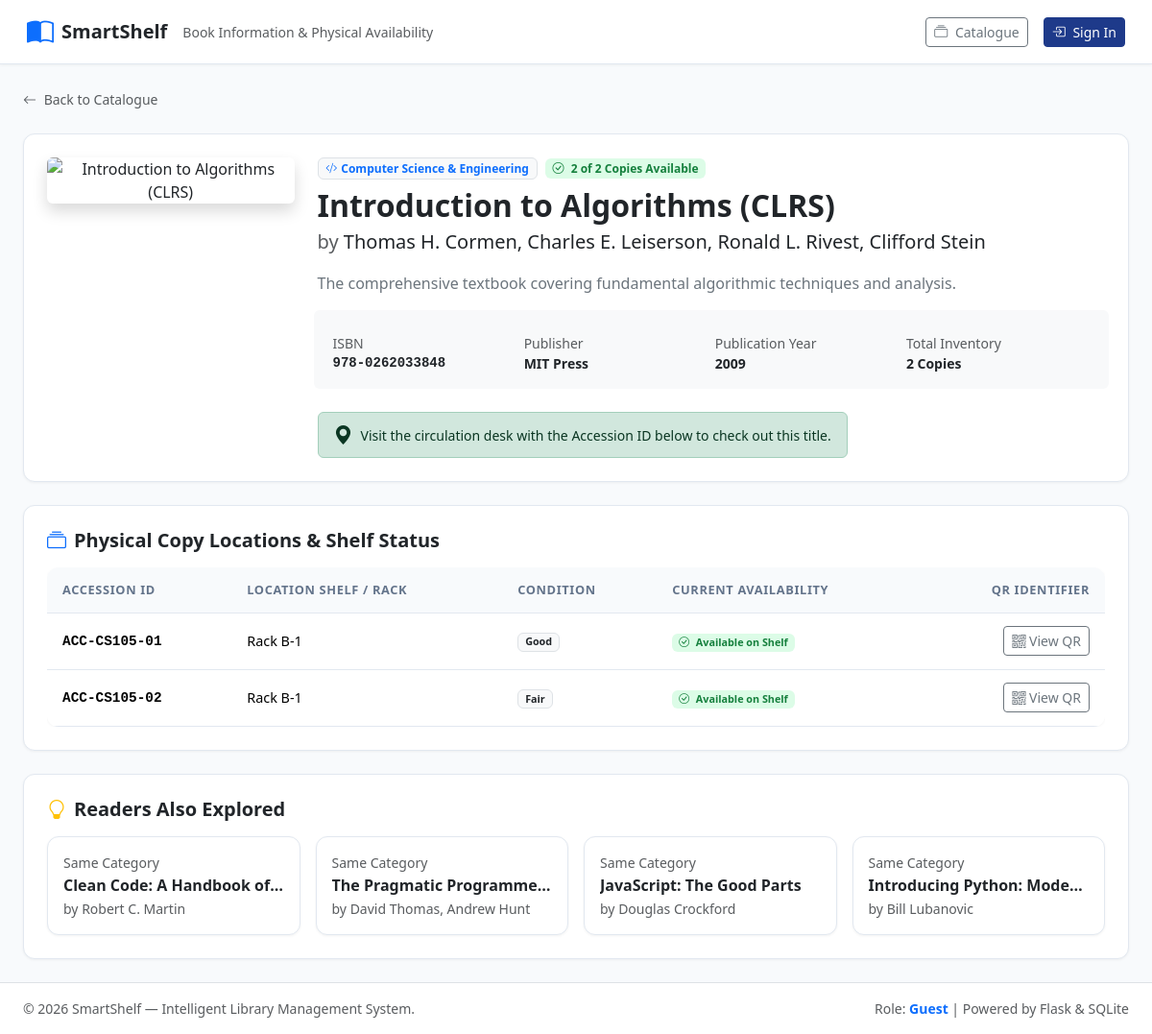
The page /books/5 on the database its author committed.
### tables this page shows
CREATE TABLE categories (
    id INTEGER PRIMARY KEY AUTOINCREMENT,
    name TEXT UNIQUE NOT NULL COLLATE NOCASE,
    description TEXT,
    icon TEXT DEFAULT 'bi-bookmark'
);

CREATE TABLE books (
    id INTEGER PRIMARY KEY AUTOINCREMENT,
    isbn TEXT UNIQUE NOT NULL,
    title TEXT NOT NULL COLLATE NOCASE,
    author TEXT NOT NULL COLLATE NOCASE,
    category_id INTEGER NOT NULL REFERENCES categories(id) ON DELETE RESTRICT,
    publisher TEXT,
    publication_year INTEGER,
    description TEXT,
    cover_image_url TEXT,
    is_deleted INTEGER NOT NULL DEFAULT 0,
    created_at TIMESTAMP DEFAULT CURRENT_TIMESTAMP
);

CREATE TABLE book_copies (
    id INTEGER PRIMARY KEY AUTOINCREMENT,
    book_id INTEGER NOT NULL REFERENCES books(id) ON DELETE CASCADE,
    accession_id TEXT UNIQUE NOT NULL COLLATE NOCASE,
    status TEXT NOT NULL DEFAULT 'available' CHECK(status IN ('available', 'borrowed', 'reserved', 'maintenance', 'lost')),
    location_rack TEXT,
    condition TEXT NOT NULL DEFAULT 'Good',
    is_deleted INTEGER NOT NULL DEFAULT 0,
    created_at TIMESTAMP DEFAULT CURRENT_TIMESTAMP
);

### app.py (the view)
    @books_bp.route("/<int:book_id>")
    def book_detail(book_id):
        book = book_service.get_book_by_id(book_id)
        if not book:
            flash("Book not found.", "danger")
            return redirect(url_for("books.catalogue"))
        copies = book_service.get_copies_for_book(book_id)
        similar = recommendation_service.get_similar_books(book_id)
        return render_template(
            "books/detail.html",
            book=book,
            copies=copies,
            similar_books=similar,
        )

### database.py (called while the page is built)
def get_db_path():
    if current_app:
        return current_app.config.get("DATABASE_PATH", Config.DATABASE_PATH)
    return Config.DATABASE_PATH

def create_connection(db_path=None):
    path = db_path or get_db_path()
    if path != ":memory:":
        parent_dir = Path(path).parent
        parent_dir.mkdir(parents=True, exist_ok=True)
    conn = sqlite3.connect(
        path,
        timeout=15.0,
    )
    conn.row_factory = sqlite3.Row
    conn.execute("PRAGMA foreign_keys = ON;")
    conn.execute("PRAGMA journal_mode = WAL;")
    return conn

def get_db():
    if "db" not in g:
        g.db = create_connection()
    return g.db

def query_db(query, args=(), one=False, conn=None):
    close_after = False
    if conn is None:
        if current_app:
            conn = get_db()
        else:
            conn = create_connection()
            close_after = True
    try:
        cur = conn.execute(query, args)
        rv = cur.fetchall()
        cur.close()
        return (rv[0] if rv else None) if one else rv
    finally:
        if close_after:
            conn.close()

### services/book_service.py (called while the page is built)
def get_book_by_id(book_id):
    query = """
        SELECT b.*,
               c.name AS category_name,
               c.icon AS category_icon,
               COUNT(DISTINCT bc.id) AS total_copies,
               COUNT(DISTINCT CASE WHEN bc.status = 'available' AND bc.is_deleted = 0 THEN bc.id END) AS available_copies
        FROM books b
        JOIN categories c ON b.category_id = c.id
        LEFT JOIN book_copies bc ON b.id = bc.book_id AND bc.is_deleted = 0
        WHERE b.id = ?
        GROUP BY b.id
    """
    return query_db(query, (book_id,), one=True)

def get_copies_for_book(book_id, include_deleted=False):
    query = """
        SELECT bc.*,
               l.id AS active_loan_id,
               l.due_date AS active_due_date,
               u.name AS borrower_name,
               u.email AS borrower_email
        FROM book_copies bc
        LEFT JOIN loans l ON bc.id = l.copy_id AND l.status IN ('active', 'overdue')
        LEFT JOIN users u ON l.user_id = u.id
        WHERE bc.book_id = ?
    """
    if not include_deleted:
        query += " AND bc.is_deleted = 0"
    query += " ORDER BY bc.accession_id ASC"
    return query_db(query, (book_id,))

### templates/books/detail.html (shortened to what this page needs)
{% extends "base.html" %}
{% block page_subtitle %}Book Information & Physical Availability{% endblock %}
{% block content %}
<div class="d-flex flex-column gap-4">
  <div>
    <a href="{{ url_for('books.catalogue') }}" class="text-decoration-none small text-muted">
      <i class="bi bi-arrow-left me-1"></i> Back to Catalogue
    </a>
  </div>
  <div class="card card-custom p-4">
    <div class="row g-4">
      <div class="col-12 col-md-4 col-lg-3 text-center">
        {% if book.cover_image_url %}
          <img src="{{ book.cover_image_url }}" alt="{{ book.title }}" class="img-fluid rounded shadow" style="max-height: 340px; object-fit: cover;"
               onerror="this.onerror=null; this.src='https://images.unsplash.com/photo-1544716278-ca5e3f4abd8c?auto=format&fit=crop&w=400&q=80';">
        {% else %}
          <div class="rounded bg-light d-flex align-items-center justify-content-center text-muted shadow-sm mx-auto" style="width: 200px; height: 280px;">
            <i class="bi bi-book fs-1"></i>
          </div>
        {% endif %}
      </div>
      <div class="col-12 col-md-8 col-lg-9 d-flex flex-column">
        <div class="d-flex flex-wrap align-items-center gap-2 mb-2">
          <span class="badge bg-light text-primary border">
            <i class="bi {{ book.category_icon or 'bi-bookmark' }} me-1"></i>{{ book.category_name }}
          </span>
          {% if book.available_copies > 0 %}
            <span class="badge badge-available">
              <i class="bi bi-check-circle me-1"></i> {{ book.available_copies }} of {{ book.total_copies }} Copies Available
            </span>
          {% else %}
            <span class="badge badge-borrowed">
              <i class="bi bi-exclamation-circle me-1"></i> All Copies Currently Checked Out
            </span>
          {% endif %}
        </div>
        <h2 class="fw-bold text-dark mb-1">{{ book.title }}</h2>
        <div class="fs-5 text-muted mb-3">by <span class="text-dark">{{ book.author }}</span></div>
        <p class="text-secondary mb-4 leading-relaxed">
          {{ book.description or 'No synopsis or description available for this volume.' }}
        </p>
        <div class="row g-2 mb-4 p-3 bg-light rounded small">
          <div class="col-6 col-sm-3">
            <div class="text-muted">ISBN</div>
            <div class="fw-semibold font-monospace">{{ book.isbn }}</div>
          </div>
          <div class="col-6 col-sm-3">
            <div class="text-muted">Publisher</div>
            <div class="fw-semibold">{{ book.publisher or 'N/A' }}</div>
          </div>
          <div class="col-6 col-sm-3">
            <div class="text-muted">Publication Year</div>
            <div class="fw-semibold">{{ book.publication_year or 'N/A' }}</div>
          </div>
          <div class="col-6 col-sm-3">
            <div class="text-muted">Total Inventory</div>
            <div class="fw-semibold">{{ book.total_copies }} Copies</div>
          </div>
        </div>
        <div class="mt-auto d-flex flex-wrap gap-2 align-items-center">
          {% if book.available_copies == 0 %}
            {% if session.get('user_id') and session.get('user_role') == 'member' %}
              <form method="POST" action="{{ url_for('member.reserve_book', book_id=book.id) }}" class="d-inline">
                <input type="hidden" name="csrf_token" value="{{ csrf_token() }}">
                <button type="submit" class="btn btn-warning text-dark fw-bold px-4 py-2">
                  <i class="bi bi-hourglass-split me-1"></i> Reserve This Book (FIFO Queue)
                </button>
              </form>
            {% elif not session.get('user_id') %}
              <a href="{{ url_for('auth.login', next=request.url) }}" class="btn btn-warning text-dark fw-bold px-4 py-2">
                Sign In to Reserve Book
              </a>
            {% endif %}
          {% else %}
            <div class="alert alert-success d-inline-flex align-items-center py-2 px-3 mb-0 small">
              <i class="bi bi-geo-alt-fill me-2 fs-5"></i>
              Visit the circulation desk with the Accession ID below to check out this title.
            </div>
          {% endif %}
        </div>
      </div>
    </div>
  </div>
  <div class="card card-custom p-4">
    <h5 class="fw-bold mb-3"><i class="bi bi-collection text-primary me-2"></i>Physical Copy Locations & Shelf Status</h5>
    <div class="table-responsive">
      <table class="table table-custom align-middle mb-0">
        <thead>
          <tr>
            <th>Accession ID</th>
            <th>Location Shelf / Rack</th>
            <th>Condition</th>
            <th>Current Availability</th>
            <th class="text-end">QR Identifier</th>
          </tr>
        </thead>
        <tbody>
          {% for copy in copies %}
          <tr>
            <td>
              <strong class="font-monospace">{{ copy.accession_id }}</strong>
            </td>
            <td>{{ copy.location_rack or 'Main Stacks' }}</td>
            <td><span class="badge bg-light text-dark border">{{ copy.condition }}</span></td>
            <td>
              {% if copy.status == 'available' %}
                <span class="badge badge-available"><i class="bi bi-check-circle me-1"></i> Available on Shelf</span>
              {% elif copy.status == 'borrowed' %}
                <span class="badge badge-borrowed"><i class="bi bi-clock me-1"></i> Checked Out (Due: {{ copy.active_due_date }})</span>
              {% elif copy.status == 'reserved' %}
                <span class="badge badge-reserved"><i class="bi bi-hourglass-split me-1"></i> Reserved on Hold</span>
              {% else %}
                <span class="badge bg-secondary">{{ copy.status|title }}</span>
              {% endif %}
            </td>
            <td class="text-end">
              <a href="{{ url_for('books.view_qr', accession_id=copy.accession_id) }}" target="_blank" class="btn btn-sm btn-outline-secondary">
                <i class="bi bi-qr-code"></i> View QR
              </a>
            </td>
          </tr>
          {% else %}
          <tr>
            <td colspan="5" class="text-center py-4 text-muted">No physical copies tracked yet.</td>
          </tr>
          {% endfor %}
        </tbody>
      </table>
    </div>
  </div>
  {% if similar_books %}
  <div class="card card-custom p-4">
    <h5 class="fw-bold mb-3"><i class="bi bi-lightbulb text-warning me-2"></i>Readers Also Explored</h5>
    <div class="row g-3">
      {% for sim in similar_books %}
      <div class="col-12 col-sm-6 col-md-3">
        <div class="book-card p-3">
          <div class="small text-muted mb-1">{{ sim.relation_reason }}</div>
          <h6 class="fw-bold text-dark text-truncate mb-1">
            <a href="{{ url_for('books.book_detail', book_id=sim.id) }}" class="text-dark text-decoration-none">
              {{ sim.title }}
            </a>
          </h6>
          <div class="text-muted small">by {{ sim.author }}</div>
        </div>
      </div>
      {% endfor %}
    </div>
  </div>
  {% endif %}
</div>
{% endblock %}

### static/css/style.css (style rules this page uses)
:root { --primary-color: #1e3a8a; --primary-hover: #172554; --secondary-color: #3b82f6; --accent-color: #0ea5e9; --bg-color: #f8fafc; --card-bg: #ffffff; --sidebar-bg: #0f172a; --sidebar-text: #e2e8f0; --sidebar-active: #2563eb; --text-primary: #1e293b; --text-muted: #64748b; --border-color: #e2e8f0; --success-color: #10b981; --warning-color: #f59e0b; --danger-color: #ef4444; --border-radius: 0.75rem; --shadow-sm: 0 1px 3px rgba(0,0,0,0.05); --shadow-md: 0 4px 6px -1px rgba(0,0,0,0.08), 0 2px 4px -2px rgba(0,0,0,0.05); --shadow-lg: 0 10px 15px -3px rgba(0,0,0,0.08), 0 4px 6px -4px rgba(0,0,0,0.04); }
body { font-family: 'Segoe UI', system-ui, -apple-system, sans-serif; background-color: var(--bg-color); color: var(--text-primary); min-height: 100vh; margin: 0; display: flex; flex-direction: column; }
.card-custom { background-color: var(--card-bg); border-radius: var(--border-radius); border: 1px solid var(--border-color); box-shadow: var(--shadow-sm); transition: transform 0.2s ease, box-shadow 0.2s ease; }
.book-card { height: 100%; display: flex; flex-direction: column; overflow: hidden; border: 1px solid var(--border-color); border-radius: var(--border-radius); background: #ffffff; box-shadow: var(--shadow-sm); transition: transform 0.2s ease, box-shadow 0.2s ease; }
.table-custom { background: #ffffff; border-radius: var(--border-radius); overflow: hidden; box-shadow: var(--shadow-sm); }
.table-custom thead th { background-color: #f8fafc; color: var(--text-muted); font-weight: 600; font-size: 0.8rem; text-transform: uppercase; letter-spacing: 0.05em; padding: 0.85rem 1rem; border-bottom: 1px solid var(--border-color); }
.table-custom tbody td { padding: 0.85rem 1rem; vertical-align: middle; border-bottom: 1px solid var(--border-color); font-size: 0.9rem; }
.badge-available { background-color: #dcfce7; color: #15803d; font-weight: 600; }

### rows shown on the page
categories: category_name "Computer Science & Engineering"
books: title "Introduction to Algorithms (CLRS)", author "Thomas H. Cormen, Charles E. Leiserson, Ronald L. Rivest, Clifford Stein", description "The comprehensive textbook covering fundamental algorithmic techniques and analysis.", isbn "978-0262033848", publisher "MIT Press", publication_year "2009"
book_copies: accession_id "ACC-CS105-01", location_rack "Rack B-1", condition "Good", status "available" (drawn)
book_copies: accession_id "ACC-CS105-02", location_rack "Rack B-1", condition "Fair", status "available" (drawn)
books: relation_reason "Same Category", title "Clean Code: A Handbook of…", author "Robert C. Martin"
books: relation_reason "Same Category", title "The Pragmatic Programme…", author "David Thomas, Andrew Hunt"
books: relation_reason "Same Category", title "JavaScript: The Good Parts", author "Douglas Crockford"
books: relation_reason "Same Category", title "Introducing Python: Mode…", author "Bill Lubanovic"

### other values the page prints
{{ book.available_copies }} "2"
{{ book.total_copies }} "2"
{{ session.get('user_role', 'Guest')|title }} "Guest"
